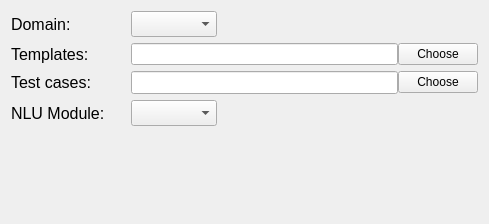
<?xml version="1.0" encoding="UTF-8"?>
<ui version="4.0">
 <class>Form</class>
 <widget class="QWidget" name="Form">
  <property name="geometry">
   <rect>
    <x>0</x>
    <y>0</y>
    <width>489</width>
    <height>224</height>
   </rect>
  </property>
  <property name="windowTitle">
   <string>Form</string>
  </property>
  <layout class="QHBoxLayout" name="horizontalLayout">
   <item>
    <layout class="QVBoxLayout" name="verticalLayout">
     <item>
      <layout class="QHBoxLayout" name="domain_line">
       <property name="spacing">
        <number>0</number>
       </property>
       <item>
        <widget class="QLabel" name="label">
         <property name="minimumSize">
          <size>
           <width>120</width>
           <height>0</height>
          </size>
         </property>
         <property name="font">
          <font>
           <pointsize>12</pointsize>
          </font>
         </property>
         <property name="text">
          <string>Domain:</string>
         </property>
        </widget>
       </item>
       <item>
        <widget class="QComboBox" name="domains">
         <property name="font">
          <font>
           <pointsize>11</pointsize>
          </font>
         </property>
         <property name="editable">
          <bool>false</bool>
         </property>
         <property name="sizeAdjustPolicy">
          <enum>QComboBox::AdjustToContents</enum>
         </property>
        </widget>
       </item>
       <item>
        <spacer name="horizontalSpacer">
         <property name="orientation">
          <enum>Qt::Horizontal</enum>
         </property>
         <property name="sizeHint" stdset="0">
          <size>
           <width>40</width>
           <height>20</height>
          </size>
         </property>
        </spacer>
       </item>
      </layout>
     </item>
     <item>
      <layout class="QHBoxLayout" name="template_line">
       <property name="spacing">
        <number>0</number>
       </property>
       <item>
        <widget class="QLabel" name="template_label">
         <property name="minimumSize">
          <size>
           <width>120</width>
           <height>0</height>
          </size>
         </property>
         <property name="font">
          <font>
           <pointsize>12</pointsize>
          </font>
         </property>
         <property name="text">
          <string>Templates:</string>
         </property>
        </widget>
       </item>
       <item>
        <widget class="QLineEdit" name="template_file"/>
       </item>
       <item>
        <widget class="QPushButton" name="choose_templates">
         <property name="text">
          <string>Choose</string>
         </property>
        </widget>
       </item>
      </layout>
     </item>
     <item>
      <layout class="QHBoxLayout" name="test_case_line">
       <property name="spacing">
        <number>0</number>
       </property>
       <item>
        <widget class="QLabel" name="label_4">
         <property name="minimumSize">
          <size>
           <width>120</width>
           <height>0</height>
          </size>
         </property>
         <property name="font">
          <font>
           <pointsize>12</pointsize>
          </font>
         </property>
         <property name="text">
          <string>Test cases:</string>
         </property>
        </widget>
       </item>
       <item>
        <widget class="QLineEdit" name="test_case_file">
         <property name="enabled">
          <bool>true</bool>
         </property>
         <property name="font">
          <font>
           <pointsize>10</pointsize>
          </font>
         </property>
         <property name="readOnly">
          <bool>true</bool>
         </property>
        </widget>
       </item>
       <item>
        <widget class="QPushButton" name="choose_test_cases">
         <property name="enabled">
          <bool>true</bool>
         </property>
         <property name="text">
          <string>Choose</string>
         </property>
        </widget>
       </item>
      </layout>
     </item>
     <item>
      <layout class="QHBoxLayout" name="module_line">
       <property name="spacing">
        <number>0</number>
       </property>
       <item>
        <widget class="QLabel" name="label_2">
         <property name="minimumSize">
          <size>
           <width>120</width>
           <height>0</height>
          </size>
         </property>
         <property name="font">
          <font>
           <pointsize>12</pointsize>
          </font>
         </property>
         <property name="text">
          <string>NLU Module:</string>
         </property>
        </widget>
       </item>
       <item>
        <widget class="QComboBox" name="modules">
         <property name="font">
          <font>
           <pointsize>11</pointsize>
          </font>
         </property>
         <property name="sizeAdjustPolicy">
          <enum>QComboBox::AdjustToContents</enum>
         </property>
        </widget>
       </item>
       <item>
        <spacer name="horizontalSpacer_3">
         <property name="orientation">
          <enum>Qt::Horizontal</enum>
         </property>
         <property name="sizeHint" stdset="0">
          <size>
           <width>40</width>
           <height>20</height>
          </size>
         </property>
        </spacer>
       </item>
      </layout>
     </item>
     <item>
      <spacer name="verticalSpacer">
       <property name="orientation">
        <enum>Qt::Vertical</enum>
       </property>
       <property name="sizeHint" stdset="0">
        <size>
         <width>20</width>
         <height>40</height>
        </size>
       </property>
      </spacer>
     </item>
    </layout>
   </item>
  </layout>
 </widget>
 <resources/>
 <connections/>
</ui>
